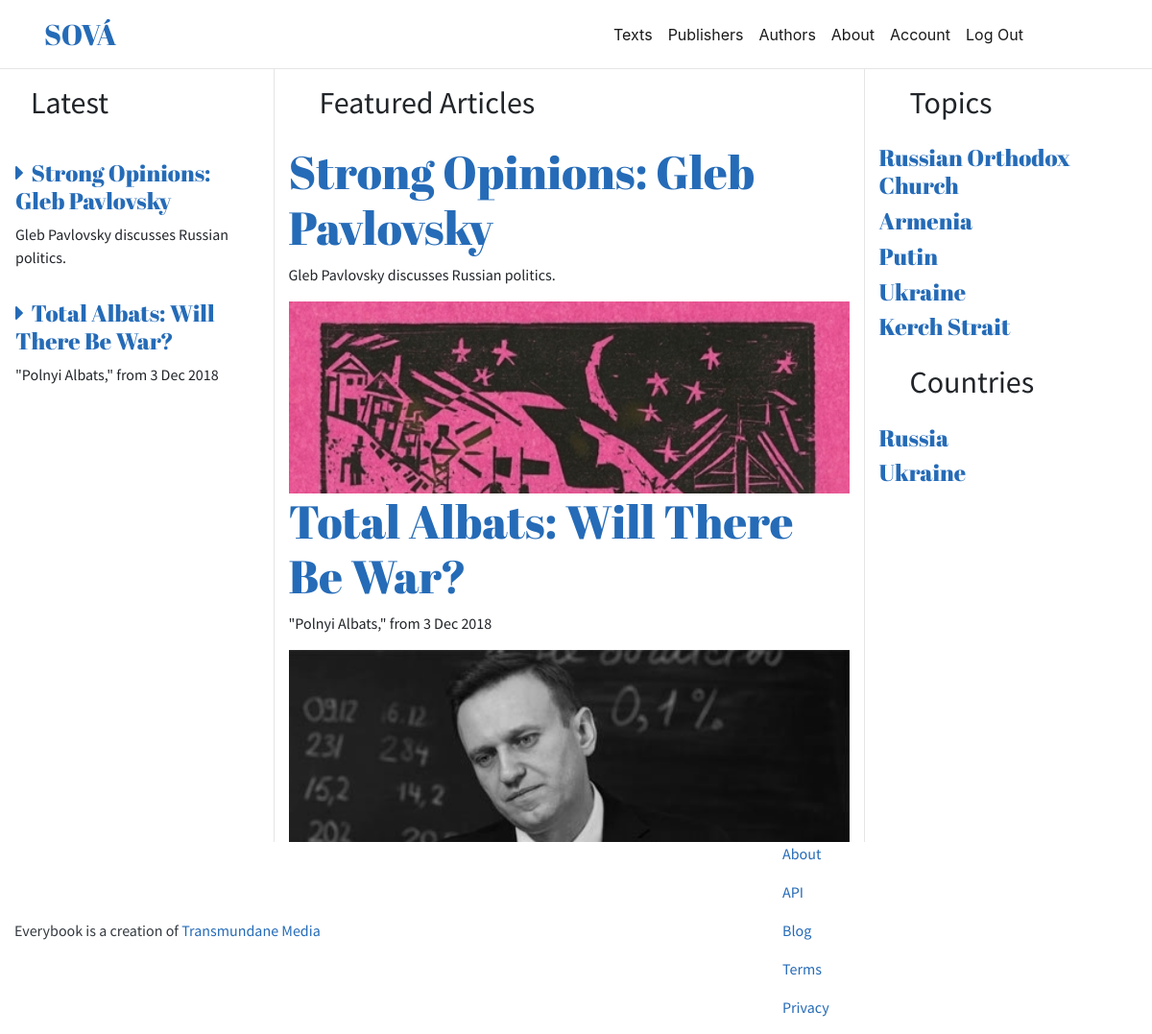
The app's page / (signed in) with its own data.
### texts/models.py (models this page shows, shortened)
class Text(models.Model):
	title = models.CharField(max_length=200)
	original_title = models.CharField(max_length=200, blank=True)
	date = models.DateField(default=datetime.date.today)
	owner = models.ForeignKey(Owner, on_delete=models.CASCADE, related_name='owner_texts')
	author = models.ManyToManyField(Author)
	country = models.ManyToManyField(Country)
	summary = models.TextField()
	themes = models.ManyToManyField(Theme, related_name='themes')
	image = models.ImageField(null=True, blank=True, upload_to='text_images')
	image_credit = models.CharField(max_length=50, blank=True)
	slug = models.SlugField(max_length=250)
	text_original = HTMLField('Original')
	text_translation = HTMLField('Translation')
	url = models.URLField(max_length=500)
	featured = models.BooleanField()
	publish = models.DateTimeField(default=timezone.now)
	modified = models.DateTimeField(auto_now=True)
	class Meta:
		ordering = ('-publish',)
	def get_absolute_url(self):
		return reverse('texts:text_view', args=[self.slug, self.id])

class Theme(models.Model):
	name = models.CharField(max_length=100)
	slug = models.SlugField(max_length=100)
	image = models.ImageField(null=True, blank=True, upload_to='theme_images')
	image_credit = models.CharField(max_length=50, blank=True)
	created = models.DateTimeField(auto_now_add=True)
	modified = models.DateTimeField(auto_now=True)
	class Meta:
		ordering = ('-modified',)
	def get_absolute_url(self):
		return reverse('texts:theme_view', args=[self.slug, self.id])

class Country(models.Model):
	name = models.CharField(max_length=50)
	slug = models.SlugField(max_length=100)
	image = models.ImageField(null=True, blank=True, upload_to='country_images')
	image_credit = models.CharField(max_length=50, blank=True)
	featured = models.BooleanField()
	class Meta:
		ordering = ('name',)
	def get_absolute_url(self):
		return reverse('texts:country_view', args=[self.slug, self.id])

### texts/views.py (the view)
# urls.py: path('', HomePageView.as_view(), name='home'),
class HomePageView(TemplateView):
	template_name = "home.html"
	def get_context_data(self, **kwargs):
		context = super().get_context_data(**kwargs)
		context['latest_texts'] = Text.objects.all()[:5]
		context['featured_texts'] = Text.objects.filter(featured=True)
		context['topics'] = Theme.objects.all()[:10]
		context['countries'] = Country.objects.all()[:10]
		return context

### texts/templates/home.html
{% extends "base.html" %}
{% load static %}
{% block content %}
    <div class="">
        <div class="row">
            <div class="latest col">
                <h2>Latest</h2>
                <div class="latest-wrapper">
                    {% for text in latest_texts %}
                        <h4 class="latest-title"><a href="{{ text.get_absolute_url }}"><i class="fas fa-caret-right"></i>&nbsp;&nbsp;{{ text.title }}</a></h4>
                        <p class="latest-summary">{{ text.summary }}</p>
                    {% endfor %}
                </div>
            </div>
            <div class="featured col-6">
                <h2>Featured Articles</h2>
                <div class="featured-wrapper">
                    {% for text in featured_texts %}
                        <h1 class="featured-title"><a href="{{ text.get_absolute_url }}">{{ text.title }}</a></h1>
                        <p>{{ text.summary }}</p>
                        <div class="featured-text-image" style="background-image: url('{{ text.image.url }}');"></div>
                    {% endfor %}
                </div>
            </div>
            <div class="topics col">
                <h2>Topics</h2>
                <div class="topics-wrapper">
                    {% for topic in topics %}
                        <h4 class="topic-name"><a href="{{ topic.get_absolute_url }}">{{ topic.name }}</a></h4>
                    {% endfor %}
                </div>
                <h2>Countries</h2>
                <div class="countries-wrapper">
                    {% for country in countries %}
                        <h4 class="country-name"><a href="{{ country.get_absolute_url }}">{{ country.name }}</a></h4>
                    {% endfor %}
                </div>
            </div>
        </div>
    </div>
{% endblock %}

### texts/static/styles.css (style rules this page uses)
h1, h2, h3, h4, p { font-family: 'Source Sans Pro', sans-serif; }
a { color: #256bb7; }
div.latest { border-right: 1px solid rgba(180,180,180,0.35); padding-right: 0; }
div.latest h2 { padding: 1rem 2rem; }
div.latest h4 { padding: 1rem 2rem 0rem 1rem; font-family: "Abril Fatface", cursive; }
div.latest p { padding: 0rem 1rem; }
div.featured { border-right: 1px solid rgba(180,180,180,0.35); }
div.featured h2 { padding: 1rem 2rem; }
div.featured h1.featured-title { font-family: 'Abril Fatface', cursive; font-size: 3rem; }
div.featured-text-image { height: 25vh; background-size: cover; }
div.topics h2 { padding: 1rem 2rem; }
div.topics h4.topic-name { font-family: 'Abril Fatface', cursive; }
div.topics h4.country-name { font-family: 'Abril Fatface', cursive; }

### records on screen
Text: title "Strong Opinions: Gleb Pavlovsky", summary "Gleb Pavlovsky discusses Russian politics.", image (picture)
Text: title "Total Albats: Will There Be War?", summary "\"Polnyi Albats,\" from 3 Dec 2018", image (picture)
Theme: name "Russian Orthodox Church"
Theme: name "Armenia"
Theme: name "Putin"
Theme: name "Ukraine"
Theme: name "Kerch Strait"
Country: name "Russia"
Country: name "Ukraine"
